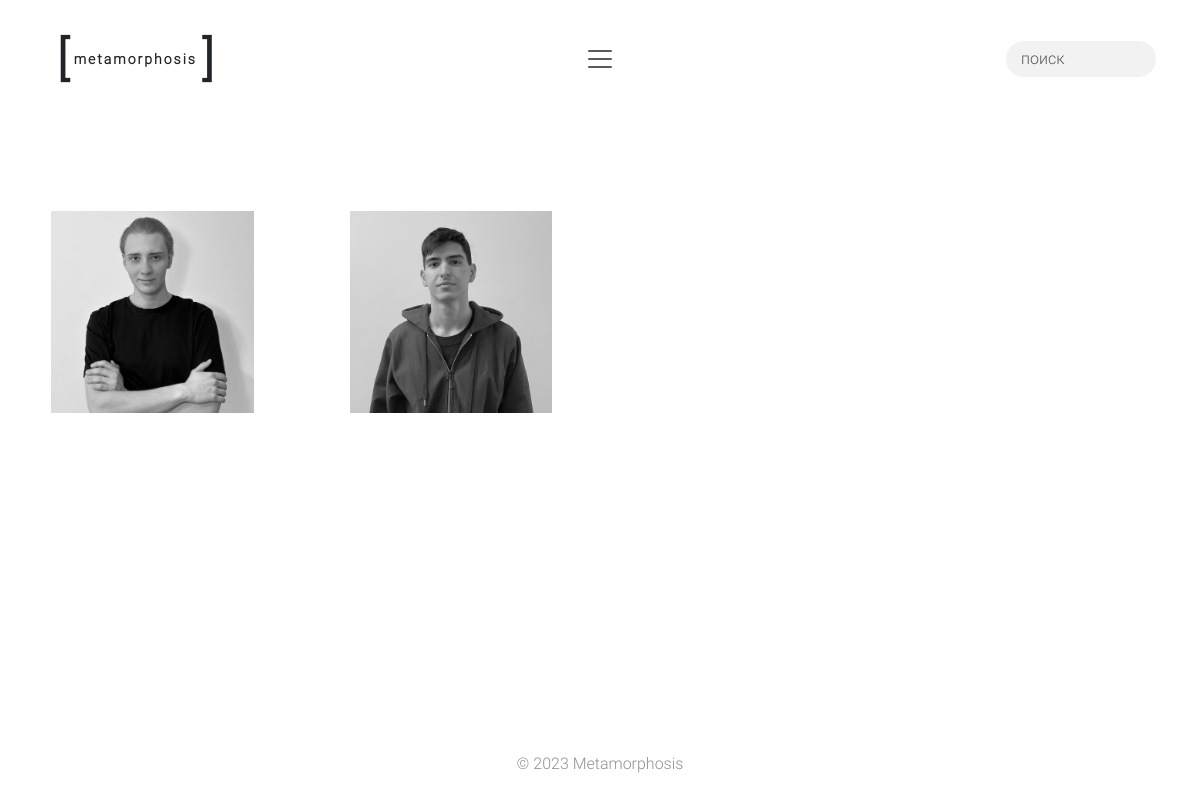
The page /people/ on the database as committed earlier.
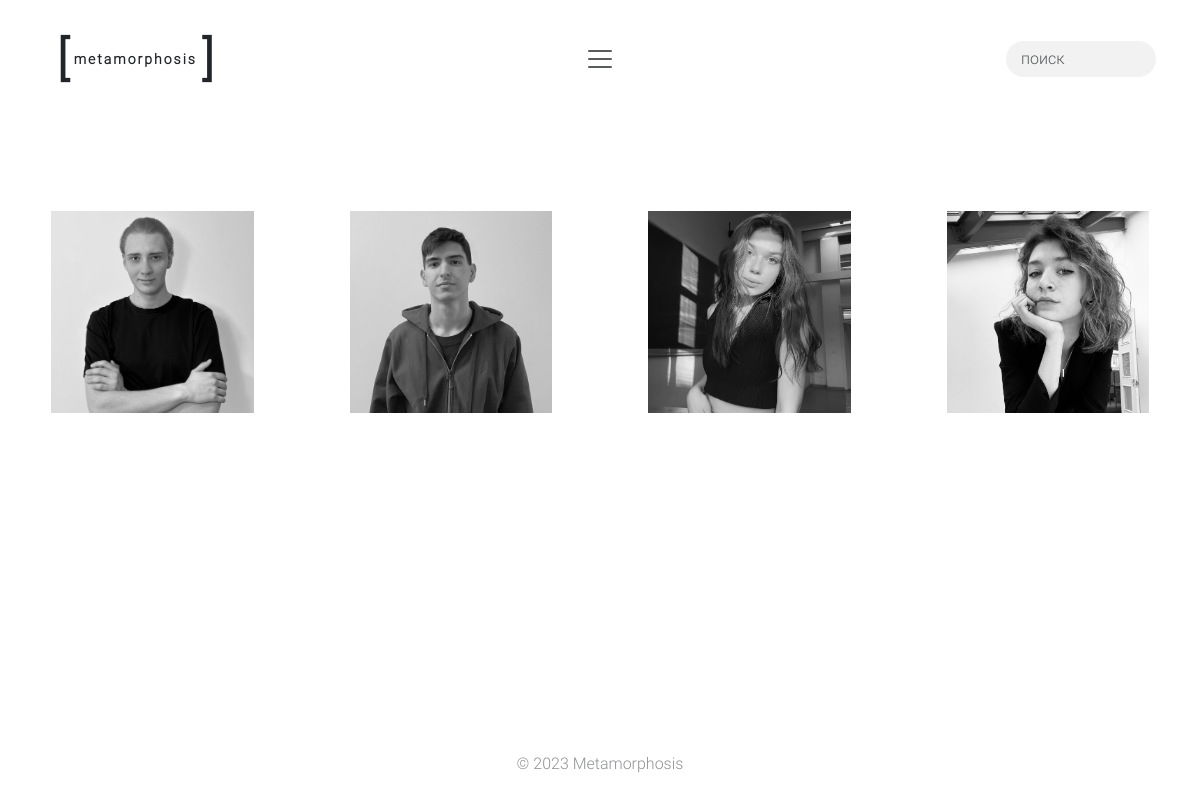
The same page on the database as committed later.
### main/models.py (models this page shows, shortened)
class Employee(models.Model):
    first_name = models.CharField(max_length=100)
    last_name = models.CharField(max_length=100, null=True, blank=True)
    position = models.CharField(max_length=100)
    photo = models.ImageField(upload_to='static/employee_photos/', blank=True, null=True)

### main/views.py (the view)
# urls.py: path('people/', views.people, name='people'),
def people(request):
    template = 'main/people.html'
    context = {'people': Employee.objects.all()}
    return render(request, template, context)

### main/context_processors.py (called while the page is built)
def project_themes(request):
    themes = ProjectTheme.objects.all()
    return {'project_themes': themes}

### templates/main/people.html (shortened to what this page needs)
{% extends "base.html" %}
{% block content %}
    <div class="people-list">
        <div class="row">
            {% for person in people %}
                <div class="col-6 col-lg-3 worker p-4 pt-0 pb-5 p-sm-5">
                    <div data-aos="fade-up" data-aos-easing="linear" data-aos-duration="500">
                        <div class="worker-overlay">
                            <div class="worker-img">
                                <img src="{{ person.photo.url }}"
                                     alt="{{ person.first_name }} {% if person.last_name %}person.last_name{% endif %}">
                            </div>
                        </div>
                    </div>
                </div>
            {% endfor %}
        </div>
    </div>
{% endblock %}

### templates/base.html (shortened to what this page needs)
{% load static %}
<!DOCTYPE html>
<html lang="ru">
<head>
    <link href="https://cdn.jsdelivr.net/npm/bootstrap@5.3.2/dist/css/bootstrap.min.css" rel="stylesheet"
>
    <link href="https://unpkg.com/aos@2.3.1/dist/aos.css" rel="stylesheet">
    <link rel="stylesheet" href="{% static 'styles.css' %}">
</head>
{% include 'includes/header.html' %}
<body class="d-flex flex-column min-vh-100">
<div class="flex-grow-1">
    {% block content %}
    {% endblock %}
</div>
{% include 'includes/footer.html' %}
</body>
</html>

### templates/includes/header.html (shortened to what this page needs)
{% with request.resolver_match.view_name as view_name %}
    <div class="row d-flex justify-content-center mx-2">
        <header class="col-12 row d-flex flex-wrap align-items-center justify-content-between justify-content-sm-between
        justify-content-xxl-between pt-4 mb-0 px-0 px-md-4">
            <div class="col-4 col-xxl-2 d-flex justify-content-start mb-0 logo-padding">
                <a class="navbar-brand height-mid"
                   href="{% url 'projects' %}"><b
                        class="brackets height-mid">[</b><b class="height-mid header-brand">
                    metamorphosis </b><b
                        class="brackets height-mid">]</b></a>
            </div>
            <div class="navbar d-xxl-none col-2 col-md-4 mt-0 d-flex justify-content-end justify-content-md-center">
                <button class="btn navbar-toggler menu-button-padding" type="button" data-bs-toggle="offcanvas"
                        data-bs-target="#offcanvasMenu" aria-controls="offcanvasMenu" style="border: none;">
                    <span class="navbar-toggler-icon"></span>
                </button>
            </div>
            <div class="col-4 col-xxl-2 d-none d-md-flex justify-content-end">
                <form class="form" action="{% url 'projects' %}">
                    <input class="form-control oval-input" type="text" name="theme" placeholder="поиск"
                           aria-label="Search">
                </form>
            </div>
        </header>
    </div>
{% endwith %}

### templates/includes/footer.html
<footer>
    <div class="text-center p-4 fw-light" style="opacity: 0.5">
        &copy; 2023 Metamorphosis
    </div>
</footer>

### static/styles.css (style rules this page uses)
.people-list { margin-right: auto; margin-left: auto; margin-top: 68px; max-width: 1210px; width: 100%; padding-right: 15px; padding-left: 15px; }
a { text-decoration: none; color: inherit; }
.oval-input { border-radius: 30px; padding-left: 15px; max-width: 150px; border: 0; background-color: #f2f2f2; }
body, html { height: 100%; }
.min-vh-100 { min-height: 100vh; }
.flex-grow-1 { flex-grow: 1; }
.height-mid { vertical-align: middle; }
.brackets { font-size: 47px; }
body { font-family: 'Roboto Light', sans-serif; }
.header-brand { font-size: 14px; letter-spacing: 2px; }
.worker-img { position: relative; overflow: hidden; width: 100%; padding-top: 100%; transform: scale(1); transition: transform 0.3s; }
.worker-img img { position: absolute; top: 0; left: 0; width: 100%; height: 100%; object-fit: cover; }
.worker-overlay { position: relative; }
.logo-padding { padding-left: 25px; }

Rows that differ between the two databases and show on the page:
added Employee: photo (picture)
added Employee: photo (picture)
